Frame 1 (no input): blank canvas, image omitted
Frame 60 (the mouse pressed at the canvas centre just before this capture): blank canvas, image omitted
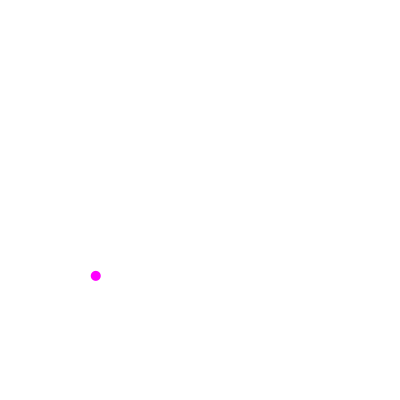
Frame 120 (the mouse held since frame 60 and released just before this capture)

The Processing sketch whose frames 1 and 60 were blank and that drew this single picture after the mouse press (run headless with seeded random() and noise(); from frame 60 on, the mouse is pressed at the canvas centre):

// Processing sketch: processing_66343
// ── processing_66343.pde

float ballX;   
float ballY;    
float yspeed;
float xspeed;
float gravity;  

void setup() {
  size(400,400);
  
  ballX = width/2;
  ballY = 0; 
  yspeed = 10;
  gravity = .1;
  xspeed = -10;

}

void draw() {
  background(255);

  // Display the square
  fill(255, 0, 255);
  noStroke();
  ellipse(ballX, ballY, 10, 10);
  
  ballX += xspeed;
  ballY += yspeed;
  yspeed += gravity;
  
  if (ballY >= height-5 || ballY <= 5) {
    yspeed *= -0.95;
  }
  
  if (ballX >= width-5 || ballX <= 0) {
    xspeed *= -0.95;
  }
}
